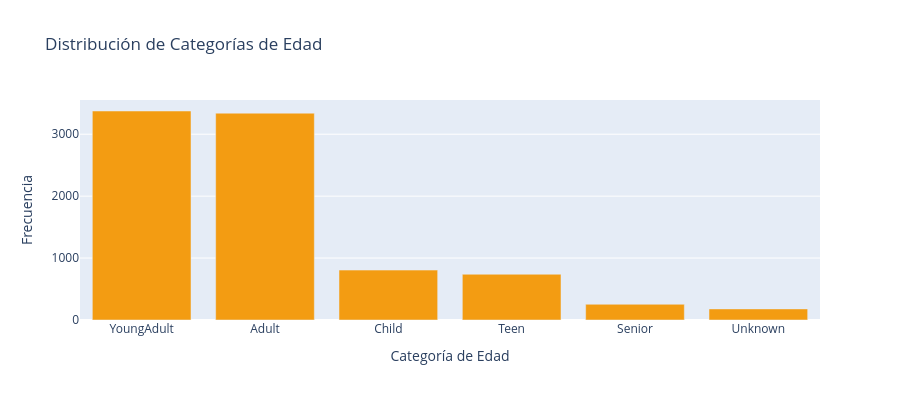

The cell this chart's notebook holds for it:
### Code cell
age_cat_counts = df_clean['AgeCategory'].value_counts()
fig = px.bar(x=age_cat_counts.index, y=age_cat_counts.values,
             title='Distribución de Categorías de Edad',
             labels={'x': 'Categoría de Edad', 'y': 'Frecuencia'},
             color_discrete_sequence=['#f39c12'])
fig.update_layout(height=400)
fig.show()

### Figure 1 — Plotly figure (JSON) as saved in the notebook; plotly's stock layout.template omitted (floating-point values rounded to 4 significant figures)
{"data": [{"alignmentgroup": "True", "hovertemplate": "Categoría de Edad=%{x}<br>Frecuencia=%{y}<extra></extra>", "legendgroup": "", "marker": {"color": "#f39c12", "pattern": {"shape": ""}}, "name": "", "offsetgroup": "", "orientation": "v", "showlegend": false, "textposition": "auto", "type": "bar", "x": ["YoungAdult", "Adult", "Child", "Teen", "Senior", "Unknown"], "xaxis": "x", "y": [3375, 3340, 806, 739, 254, 179], "yaxis": "y"}], "layout": {"barmode": "relative", "height": 400, "legend": {"tracegroupgap": 0}, "title": {"text": "Distribución de Categorías de Edad"}, "xaxis": {"anchor": "y", "domain": [0, 1], "title": {"text": "Categoría de Edad"}}, "yaxis": {"anchor": "x", "domain": [0, 1], "title": {"text": "Frecuencia"}}}}
